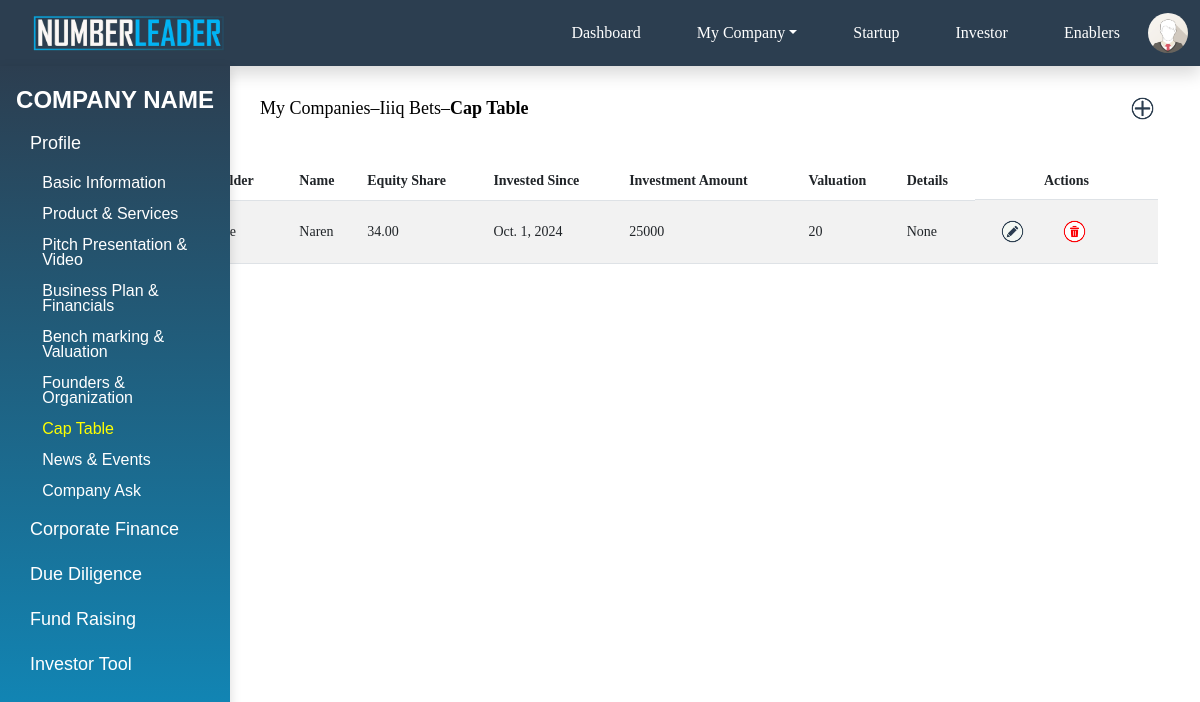
Page /cap_table/C016/ (signed in) on the committed database.
### app1/models.py (models this page shows, shortened)
class Company(models.Model):
    user_id = models.ForeignKey(User, on_delete=models.CASCADE,related_name='companies')
    company_id = models.CharField(max_length=10, primary_key=True, editable=False)
    name = models.CharField(max_length=100, null=True)
    date_of_incorporation = models.CharField(max_length=5, null=True)
    email = models.EmailField(null=True)
    phone=models.IntegerField(null=True)
    website_url = models.CharField(max_length=100,null=True)
    linkedin_url = models.CharField(max_length=100,null=True)
    business_type = models.CharField(max_length=255, null=True)
    sector = models.CharField(max_length=255, null=True)
    company_type = models.CharField(max_length=10, null=True)
    location = models.CharField(max_length=20, null=True)
    no_of_employees=models.IntegerField(null=True)
    products=models.CharField(max_length=255, null=True)
    competitor=models.CharField(max_length=255, null=True)
    vision=models.CharField(max_length=255, null=True)
    customers=models.IntegerField(null=True)
    current_revenue=models.DecimalField(decimal_places=2, max_digits=25, null=True)
    current_pl=models.DecimalField(decimal_places=2, max_digits=25, null=True)
    previous_revenue=models.DecimalField(decimal_places=2, max_digits=25, null=True)
    previous_pl=models.DecimalField(decimal_places=2, max_digits=25, null=True)
    a_yearbefore_revenue=models.DecimalField(decimal_places=2, max_digits=25, null=True)
    a_yearbefore_pl=models.DecimalField(decimal_places=2, max_digits=25, null=True)
    additional=models.TextField(null=True)
    subscription_type = models.CharField(max_length=10, null=True)

class CapTable(models.Model):
    company_id=models.ForeignKey(Company, on_delete=models.CASCADE,related_name='cap_tables')
    name = models.CharField(max_length=200)
    shareholder=models.CharField(max_length=50, null=True)
    percentage_of_shares= models.DecimalField(max_digits=5,decimal_places=2)
    investedsince=models.DateField(null=True)
    amount=models.IntegerField(null=True)
    valuation=models.IntegerField(null=True)
    details=models.TextField(null=True)

### app1/views.py (the view)
# urls.py: path('cap_table/<str:id>/',capTable,name='cap_table'),
@csrf_exempt
def capTable(request, id):
    if request.method == 'POST':
        try:
            data = json.loads(request.body)
            name = data.get('name')
            shareholder = data.get('shareholder')
            percentage_of_shares = data.get('equityShare')
            investedsince = data.get('investedSince')
            amount = data.get('investmentAmount')
            valuation = data.get('valuation')
            details = data.get('details')
            company = Company.objects.get(company_id=id)
            CapTable.objects.create(
                company_id=company,
                name=name,
                shareholder=shareholder,
                percentage_of_shares=percentage_of_shares,
                investedsince=investedsince,
                amount=amount,
                valuation=valuation,
                details=details
            )
            return JsonResponse({'success': True, 'message': 'Entry saved successfully'})
        except json.JSONDecodeError:
            return JsonResponse({'error': 'Invalid JSON data'}, status=400)
        except Company.DoesNotExist:
            return JsonResponse({'error': 'Company not found'}, status=404)
    elif request.method == 'GET':
        company = Company.objects.get(company_id=id)
        cap_table = CapTable.objects.filter(company_id=id)
        context = {
            'company': company,
            'cap_table': cap_table
        }
        return render(request, 'admin/cap_table.html', context)

### app1/context_processors.py (called while the page is built)
def custom_user(request):
    user_id = request.session.get('current_user_id')
    if user_id:
        try:
            user = User.objects.get(user_id=user_id)
            return {'current_user': user}
        except User.DoesNotExist:
            pass
    return {'current_user': None}

def custom_subuser(request):
    subuser_id = request.session.get('current_subuser_id')
    if subuser_id:
        try:
            subuser = Team.objects.get(subuser_id=subuser_id)
            return {'current_subuser': subuser}
        except Team.DoesNotExist:
            pass
    return {'current_subuser': None}

### templates/admin/cap_table.html (shortened to what this page needs)
{% block content %}
{% load static %}
<!DOCTYPE html>
<html lang="en">
<head>
    <link href="https://cdn.jsdelivr.net/npm/bootstrap@5.3.0/dist/css/bootstrap.min.css" rel="stylesheet">
</head>
<body>
    {% include './company_profile.html' %}
    <div class="breadcrumb d-flex align-items-center">
        <span>My Companies</span> &ndash; <span>{{ company.name }}</span> &ndash; <span class="bold-text">Cap Table</span>
        <div class="ms-auto">
            <span class="add-row-button" onclick="showEntryRow()"><img src="{% static 'images/add.png' %}" alt="Add"></span>
        </div>
    </div>
    <div class="container">
        <div id="tableContainer" class="table-container">
            <table id="capTable" class="table table-striped">
                <thead>
                    <tr>
                        <th>Shareholder</th>
                        <th>Name</th>
                        <th>Equity Share</th>
                        <th>Invested Since</th>
                        <th>Investment Amount</th>
                        <th>Valuation</th>
                        <th>Details</th>
                        <th class="actions">Actions</th>
                    </tr>
                </thead>
                <tbody id="tableBody">
                    {% for entry in cap_table %}
                    <tr data-id="{{ entry.id }}">
                        <td>{{ entry.shareholder }}</td>
                        <td>{{ entry.name }}</td>
                        <td>{{ entry.percentage_of_shares }}</td>
                        <td>{{ entry.investedsince }}</td>
                        <td>{{ entry.amount }}</td>
                        <td>{{ entry.valuation }}</td>
                        <td>{{ entry.details }}</td>
                        <td>
                            <button class="btn btn-edit" onclick="editRow(this)">
                                <img src="{% static 'images/edit.png' %}">
                            </button>
                            <button class="btn delete-button" onclick="deleteRow(this)">
                                <img src="{% static 'images/delete.png' %}">
                            </button>
                        </td>
                    </tr>
                    {% endfor %}
                </tbody>
            </table>
        </div>
    </div>
</body>
</html>
{% endblock content %}

### static/css/styles.css (style rules this page uses)
body { font-family: 'Times New Roman','Arial', sans-serif; background-color: var(--bg-color); }
:root { --primary-color: #4a90e2; --secondary-color: #2c3e50; --accent-color: #00eb0c; --text-color: #333; --bg-color: #f4f4f4; }
body { font-family: "Times New Roman", sans-serif; }

### templates/admin/cap_table.html (style rules this page uses)
body { margin: 20px; font-family: 'Arial MT Rounded '!important; }
.table-container { margin-top: 30px; margin-left: 130px; font-family: 'Arial MT Rounded'; font-size: 14px; }
table { width: 100%; border-collapse: collapse; margin-top: 20px; font-family: 'Arial MT Rounded'; }
th, td { text-align: center; padding: 10px; vertical-align: middle; border-bottom: 1px solid black; }
th { background-color: #f8f9fa; font-weight: bold; }
td { word-wrap: break-word; white-space: normal; text-align: left; }
.table-striped tbody tr:nth-of-type(odd) { background-color: rgba(0, 0, 0, .05); }
.add-row-button, .edit-button, .delete-button { cursor: pointer; font-size: 1.25rem; }
.breadcrumb { font-size: 18px !important; color: black; flex:1; margin-top: 25px; margin-left: 260px; font-family: 'Arial MT Rounded'; }
.bold-text { font-weight: bold; }
html, body { overflow: hidden; }
.btn-edit, .delete-button { background-color: transparent; border: none !important; cursor: pointer; padding: 0; outline: none; }
.btn-edit img { width: 35px; height: 35px; margin: 0; padding: 0; display: inline-block; }
.delete-button img { width: 35px; height: 35px; margin: 0; padding: 0; display: inline-block; }
.actions { display: flex; justify-content: space-around; }
.container { max-height: 80vh; overflow-y: auto; position: relative; margin-top: -10px; }
.container { -ms-overflow-style: none; scrollbar-width: none; }
.add-row-button img { width: 35px; height: 35px; display: inline-block; vertical-align: middle; margin-top: 0px; margin-right: 40px; }

### templates/admin/company_profile.html (style rules this page uses)
body { background-color: white; color: #333; }

### rows in the picture
Company: name "Iiiq Bets"
CapTable: shareholder "Executive", name "Naren", percentage_of_shares "34.00", investedsince "Oct. 1, 2024", amount "25000", valuation "20", details "None"
